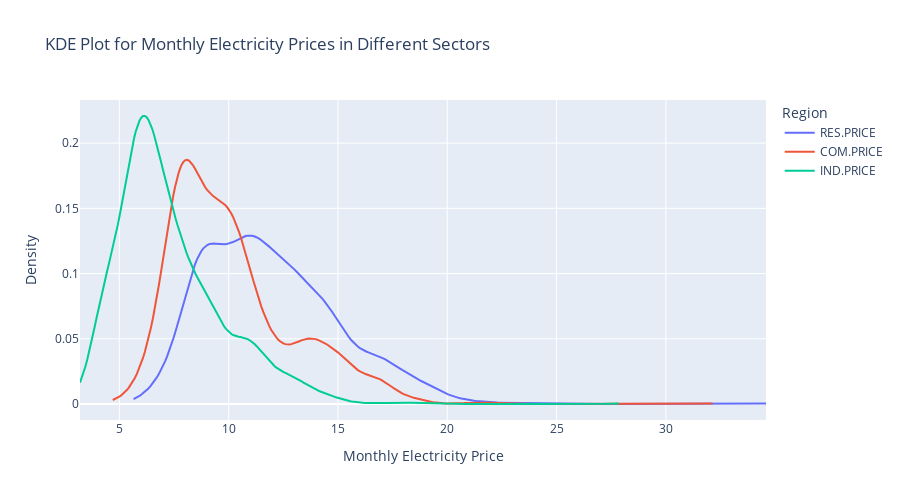

The code cell stored with this chart in its notebook:
### Markdown cell above
### Conducting univariate analysis...

### Code cell
features = ['RES.PRICE', 'COM.PRICE', 'IND.PRICE']

import plotly.graph_objects as go
import numpy as np
from scipy.stats import gaussian_kde
import pandas as pd

fig = go.Figure()

for f in features:
    # Convert to numeric if possible
    vals = pd.to_numeric(df[f], errors="coerce").dropna()

    # Skip if column is not usable
    if vals.empty:
        print(f"Skipping non-numeric or empty column: {f}")
        continue
    
    try:
        kde = gaussian_kde(vals)
        x_range = np.linspace(vals.min(), vals.max(), 300)
        y_vals = kde(x_range)

        fig.add_trace(
            go.Scatter(
                x=x_range,
                y=y_vals,
                mode='lines',
                name=f
            )
        )
    except Exception as e:
        print(f"Skipping {f} due to error: {e}")
        continue

fig.update_layout(
    title="KDE Plot for Monthly Electricity Prices in Different Sectors",
    xaxis_title="Monthly Electricity Price",
    yaxis_title="Density",
    legend_title="Region",
    width=900,
    height=500
)

fig.show()

### Figure 1 — Plotly figure (JSON) as saved in the notebook; plotly's stock layout.template omitted (floating-point values rounded to 4 significant figures; data arrays with more than 128 entries replaced by an {"elided": "..."} marker saying what was removed)
{"data": [{"mode": "lines", "name": "RES.PRICE", "type": "scatter", "x": {"elided": "300 float values"}, "y": {"elided": "300 float values"}}, {"mode": "lines", "name": "COM.PRICE", "type": "scatter", "x": {"elided": "300 float values"}, "y": {"elided": "300 float values"}}, {"mode": "lines", "name": "IND.PRICE", "type": "scatter", "x": {"elided": "300 float values"}, "y": {"elided": "300 float values"}}], "layout": {"height": 500, "legend": {"title": {"text": "Region"}}, "title": {"text": "KDE Plot for Monthly Electricity Prices in Different Sectors"}, "width": 900, "xaxis": {"title": {"text": "Monthly Electricity Price"}}, "yaxis": {"title": {"text": "Density"}}}}
